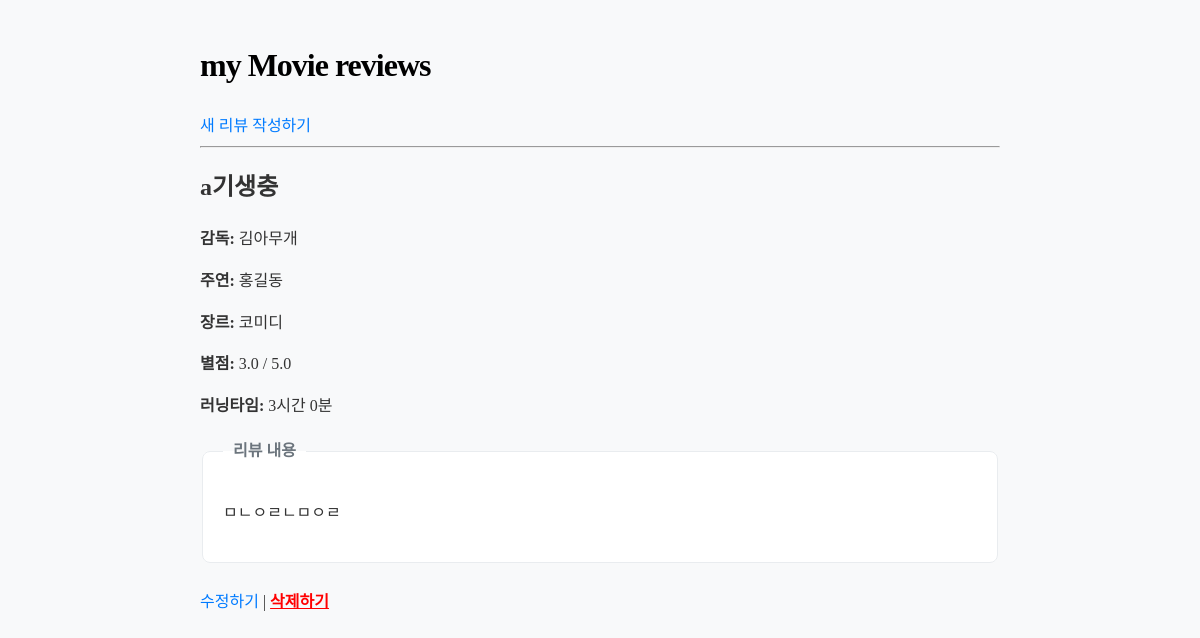
Before: /review/5/ with the older database file.
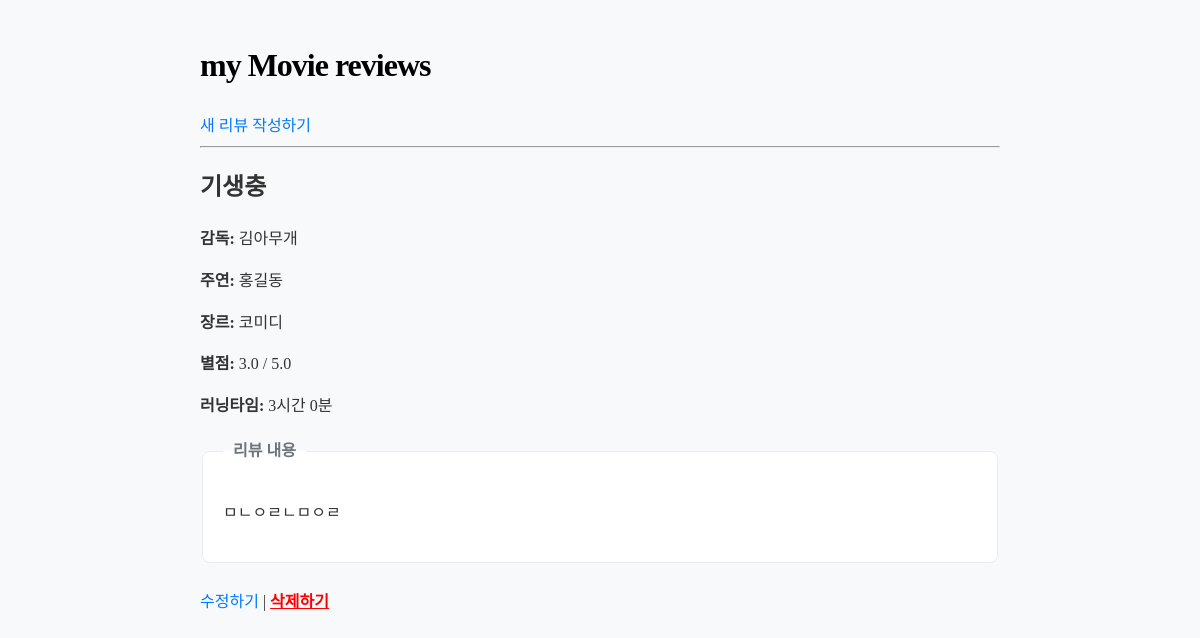
After: the same page with the newer database file.
### reviews/models.py (models this page shows, shortened)
class MovieReview(models.Model):
    title = models.CharField(max_length=100)
    opening_year = models.IntegerField()
    director = models.CharField(max_length=50)
    actor = models.CharField(max_length=100)
    GENRE_CHOICES = [
        ('action', '액션'),
        ('romance', '로맨스/멜로'),
        ('comedy', '코미디'),
        ('thriller', '스릴러/공포'),
        ('sf', 'SF/판타지'),
        ('drama', '드라마'),
        ('animation', '애니메이션'),
    ]
    genre = models.CharField(max_length=50, choices=GENRE_CHOICES, default='action')
    star_rating = models.FloatField()
    running_time = models.IntegerField()
    def get_running_time_to_hours(self):
        hours = self.running_time // 60
        minutes = self.running_time % 60
        if hours == 0:
            return f"{minutes}분"
        return f"{hours}시간 {minutes}분"
    content = models.TextField()
    created_at = models.DateTimeField(auto_now_add=True)
    updated_at = models.DateTimeField(auto_now=True)

### reviews/views.py (the view)
# urls.py: path('review/<int:pk>/', views.review_detail, name='review_detail'),
def review_detail(request, pk):
    review = get_object_or_404(MovieReview, pk=pk)
    return render(request, 'review_detail.html', {'review': review})

### reviews/templates/review_detail.html (shortened to what this page needs)
{% load static %}
<!DOCTYPE html>
<html lang="ko">
<head>
    <link rel="stylesheet" href="{% static 'style.css' %}">
</head>
<body>
    <h1><a href="{% url 'review_list' %}" style="text-decoration: none; color: black;">my Movie reviews</a></h1>
    <a href="{% url 'review_create' %}">새 리뷰 작성하기</a>
    <hr>
    <h2>{{ review.title }}</h2>
    <p><strong>감독:</strong> {{ review.director }}</p>
    <p><strong>주연:</strong> {{ review.actor }}</p>
    <p><strong>장르:</strong> {{ review.get_genre_display }}</p>
    <p><strong>별점:</strong> {{ review.star_rating }} / 5.0</p>
    <p><strong>러닝타임:</strong> {{ review.get_running_time_to_hours }}</p>
    <fieldset>
        <legend>리뷰 내용</legend>
        <p>{{ review.content|linebreaksbr }}</p>
    </fieldset>
    <br>
    <a href="{% url 'review_update' review.pk %}">수정하기</a> |
    <form action="{% url 'review_delete' review.pk %}" method="POST" style="display: inline;" onsubmit="return confirm('정말 이 리뷰를 삭제하시겠습니까?');">
        <button type="submit" style="background: none; border: none; color: red; text-decoration: underline; cursor: pointer; font-size: 16px; padding: 0;">삭제하기</button>
    </form>
</body>
</html>

### reviews/static/style.css (style rules this page uses)
body { line-height: 1.6; color: #333; max-width: 800px; margin: 40px auto; padding: 0 20px; background-color: #f8f9fa; }
h1 a { color: #222; font-weight: 800; letter-spacing: -1px; }
a { color: #007bff; text-decoration: none; transition: color 0.2s ease; }
a.button, button { display: inline-block; background-color: #007bff; color: white; padding: 10px 20px; border-radius: 6px; border: none; font-size: 16px; cursor: pointer; font-weight: 600; transition: background-color 0.2s; }
fieldset { border: 1px solid #e9ecef; background-color: #fff; padding: 20px; border-radius: 8px; margin-top: 20px; }
legend { font-weight: bold; padding: 0 10px; color: #6c757d; }

Changed rows visible on the page:
changed MovieReview "김아무개": title "a기생충" → "기생충"
